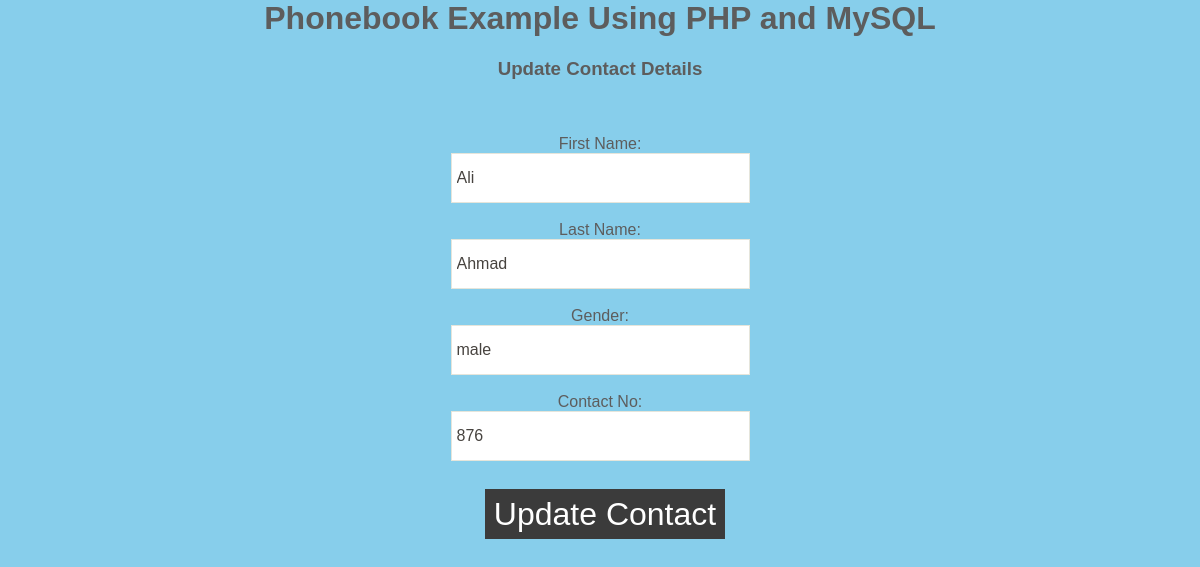
/updcontact1.php?ID=1, run on the app's committed database.
### tables this page shows
CREATE TABLE `contactinfo` (
  `ID` int(4) NOT NULL,
  `firstname` varchar(20) NOT NULL,
  `lastname` varchar(15) NOT NULL,
  `gender` varchar(7) NOT NULL,
  `contact` int(15) NOT NULL
);

### updcontact1.php (the view, shortened to what this page needs)
<?php
require_once 'dbconnect.php';
?>
<?php
include 'dbconnect.php';
	if (isset($_GET['ID'])){
		$id = $_GET['ID'];
		$getcontact = "select * from `contactinfo` where ID='$id'";
		$result = mysqli_query($conn, $getcontact);
		$row= mysqli_fetch_array($result);
	}
?>
<html>
<head>
<link rel="stylesheet" type="text/css" href="style.css" title="style" />
</head>
<body align="center">
	<h1>Phonebook Example Using PHP and MySQL</h1>
	<h3>Update Contact Details</h3>
		<form action="updcontact1.php?ID=<?php echo $row['ID']; ?>" method="post">
		<input class="input" type="hidden" name="id" Value="<?php echo $row['ID'] ?>"><br><br>
		First Name: <br><input class="input" type="text" name="fname" Value="<?php echo $row['firstname'] ?>"><br><br>
		Last Name: <br><input class="input type="text" name="lname" Value="<?php echo $row['lastname'] ?>"> <br><br>
		Gender: <br><input class="input type="text" name="gender" Value="<?php echo $row['gender'] ?>"><br><br>
		Contact No:<br><input class="input type="text" name="contactno" Value="<?php echo $row['contact'] ?>"><br><br>
		<input class="submit" type="submit" name="submit" Value="Update Contact" >
	</form>
</body></html>

### style.css (style rules this page uses)
body { font-family: "lucida sans", arial, sans-serif; padding: 0px; margin: 0px; font-size: 1em; background: skyblue; color: #5D5D5D; }
.submit { font: 200% arial; border: 0; width: 20%; margin: 10px 0 0 10px; height: 50px; padding: 5px 0 5px 0; cursor: pointer; background: #3B3B3B; color: #FFF; }
.input { padding: 5px; height:50px; width: 299px; font-size:1em; #font: 200% arial; border: 1px solid #E5E5DB; background: #FFF; color: #47433F; }

### data on the page
contactinfo: fname "Ali", lname "Ahmad", gender "male", contactno "876"
